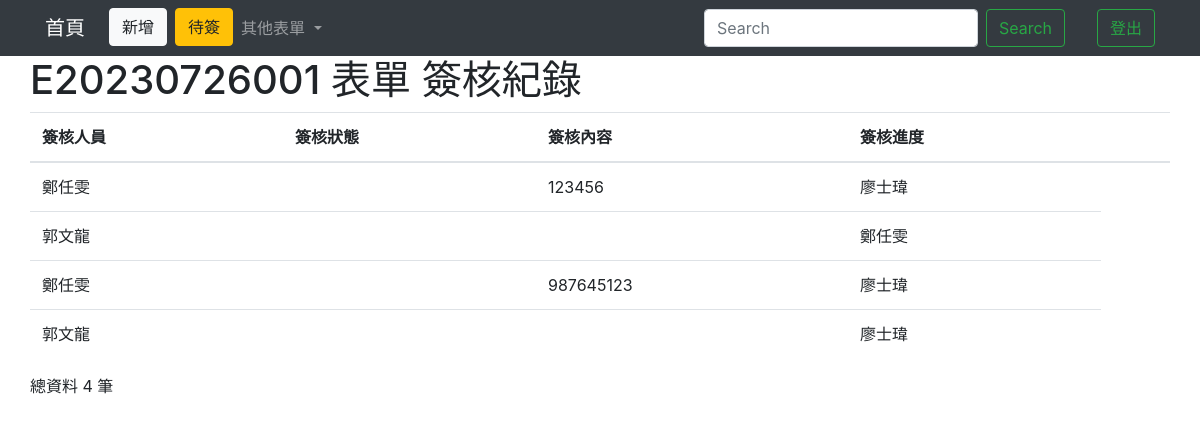
The page /returnedIndex/384/ (signed in) on the database its author committed.
### testapp/models.py (models this page shows)
class Home(models.Model):
    TYPE = (("簽呈","簽呈"),("會議記錄","會議記錄"),("內部連絡單","內部連絡單"),
            ("工程發包議價記錄單","工程發包議價記錄單"),("設計變更通知單","設計變更通知單"))
    DEP = (("總經理室","總經理室"),("稽核室","稽核室"),("文管中心","文管中心"),
            ("管理部","管理部"),("業務設計部","業務設計部"),("廠務部","廠務部"))
    PRO = (("草稿","草稿"),("流程中","流程中"),("廢單","廢單"),("結案","結案"))
    REC = (("None","無"),("郭文龍","郭文龍"),("侯國興","侯國興"),("郭文河","郭文河"),("高晟琅","高晟琅"),("黃睿堂","黃睿堂"),("鄭任雯","鄭任雯"),("高麗華","高麗華"),("侯宗仁","侯宗仁"),("黃美禎","黃美禎"),("江水木","江水木"),("吳建進","吳建進"),("王韋盛","王韋盛"),("陳佳欣","陳佳欣"),("蔡孟亭","蔡孟亭"),("馮文明","馮文明"),("陳恆瑞","陳恆瑞"),("郭文欽","郭文欽"),("陳春能","陳春能"),("黃春北","黃春北"))
    cNumber = models.CharField(max_length=50, default='', null=False)
    cAuther = models.CharField(max_length=20, null=False)#姓名
    cDepartment = models.CharField(max_length=50,null=False, choices=DEP)#單位
    cType = models.CharField(max_length=10,default=" ",null=False, choices=TYPE)
    cProgress = models.CharField(max_length=20,null=False,default='',choices=PRO)
    cDate = models.DateField(null=False)#日期
    cEndDate = models.DateField(blank=True, null=True)
    cLock = models.CharField(max_length=5,null=False,default='否')
    cReceive  = models.CharField(max_length=20,blank=True,null=True,choices=REC)
    cFile = models.FileField(blank=True, null=True)

class Returned(models.Model):
    cName = models.CharField(max_length=20, blank=True)# 誰駁回的(姓名)
    cHow = models.CharField(max_length=20, blank=True)# 同意/駁回
    cIllustrate = models.TextField(blank=True)
    cTransfer = models.CharField(max_length=20, blank=True)# 被駁回的(姓名)
    returnTo = models.ForeignKey(Home, on_delete=models.CASCADE, default="" ,related_name='details')

### testapp/views.py (the view)
# urls.py: path('returnedIndex/<int:id>/',returnedIndex),
def returnedIndex(request,id=None):
    home = Home.objects.get(id = id)
    if request.user.is_authenticated:
        username=request.user.username
        authenticate=request.user.is_staff
        firstname = request.user.first_name
    allPerson = Home.objects.filter(cReceive = firstname)
    allpersonCount = len(allPerson)
    if 'q' in request.GET:
        q = request.GET['q']
        multiple_q = Q(Q(cName__icontains=q) | Q(cIllustrate__icontains=q) | Q(cTransfer__icontains=q))
        returned = Returned.objects.filter(multiple_q)
    else:
        returned = Returned.objects.filter(returnTo=home).order_by("id")
    allunitreturnCount = len(returned)
    return render(request, "returnedIndex.html",locals())

### templates/returnedIndex.html (shortened to what this page needs)
<!DOCTYPE html>
<html lang="en">
<head>
  <link rel="stylesheet" href="https://cdn.jsdelivr.net/npm/bootstrap@4.6.2/dist/css/bootstrap.min.css">
  {% load static %}
</head>
<body>
  <nav class="navbar navbar-expand-lg navbar-dark bg-dark">
    <div class="container">
      <a class="navbar-brand" href="/homeIndex/">首頁</a>
      <div class="collapse navbar-collapse" id="navbarSupportedContent">
        <ul class="navbar-nav mr-auto">
          {% if authenticate == True %}
            <ul class="navbar-nav ml-2">
              <li class="nav-item">
                  <button class="btn btn-light my-2 my-sm-0" id="{{home.id}}" onclick="New(event)">新增</button>
              </li>
            </ul>
          {% endif %}
          <ul class="navbar-nav ml-2">
            <li class="nav-item">
              <button class="btn btn-warning my-2 my-sm-0" id="{{firstname}}" onclick="perosonIndex(event)">待簽
              </button>
            </li>
          </ul>
          <li class="nav-item dropdown">
            <a class="nav-link dropdown-toggle" href="#" role="button" data-toggle="dropdown" aria-expanded="false">
              其他表單
            </a>
          </li>
        </ul>
        <form class="form-inline my-2 my-lg-0">
          <input class="form-control mr-sm-2" name='q' type="search" placeholder="Search" aria-label="Search">
          <button class="btn btn-outline-success my-2 my-sm-0" type="submit">Search</button>
        </form>
        <ul class="navbar-nav ml-2">
          <li class="nav-item active">
            <a class="nav-link disabled" style="color: green;">{{firstname}} <span class="sr-only">(current)</span></a>
          </li>
        </ul>
        <ul class="navbar-nav ml-2">
          <li class="nav-item">
            <button class="btn btn-outline-success my-2 my-sm-0" onclick="Logout(event)">登出</button>
          </li>
        </ul>
      </div>
    </div>
  </nav>
  <div class="container">
    <div class="row">
      <h1>{{home.cNumber}} 表單 簽核紀錄</h1>
    </div>
  </div>
  <form action="." method="POST">
    <div class="container">
      <div class="row">
        <table class="table">
          <thead>
            <th scope="col">簽核人員</th>
            <th scope="col">簽核狀態</th>
            <th scope="col">簽核內容</th>
            <th scope="col">簽核進度</th>
            <th></th>
          </thead>
          <tbody>
            {% for unit in returned %}
            <tr>
              <td>{{unit.cName}}</td>
              <td>{{unit.cHow}}</td>
              <td>{{unit.cIllustrate}}</td>
              <td>{{unit.cTransfer}}</td>
            </tr>
            {% endfor %}
          </tbody>
        </table>
      </div>
    </div>
  </form>
  <div class="container">
    <div class="row">
      <p>總資料 {{allunitreturnCount}} 筆</p>
    </div>
  </div>
</body>
</html>

### rows shown on the page
Home: cNumber "E20230726001"
Returned: cName "鄭任雯", cIllustrate "123456", cTransfer "廖士瑋"
Returned: cName "郭文龍", cTransfer "鄭任雯"
Returned: cName "鄭任雯", cIllustrate "987645123", cTransfer "廖士瑋"
Returned: cName "郭文龍", cTransfer "廖士瑋"

### other values the page prints
{{ allunitreturnCount }} "4"
